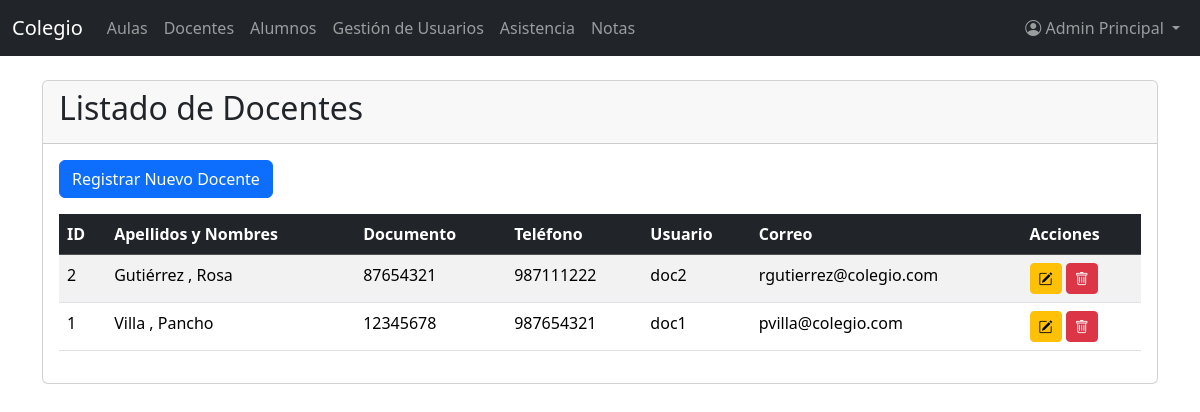
The page /index.php?controller=docente&action=index (signed in) on the database its author committed.
### tables this page shows
CREATE TABLE `docentes` (
  `id` int(11) NOT NULL,
  `usuario_id` int(11) NOT NULL,
  `nombres` varchar(100) NOT NULL,
  `apellido_paterno` varchar(100) NOT NULL,
  `apellido_materno` varchar(100) DEFAULT NULL,
  `documento` varchar(20) DEFAULT NULL,
  `telefono` varchar(20) DEFAULT NULL,
  `direccion` varchar(120) DEFAULT NULL,
  `foto` varchar(200) DEFAULT NULL,
  `anio_ingreso` int(11) DEFAULT NULL
);

CREATE TABLE `usuarios` (
  `id` int(11) NOT NULL,
  `nombres` varchar(100) NOT NULL,
  `apellidos` varchar(100) NOT NULL,
  `dni` varchar(20) DEFAULT NULL,
  `correo` varchar(120) DEFAULT NULL,
  `usuario` varchar(50) NOT NULL,
  `password` varchar(255) NOT NULL,
  `rol` enum('ADMIN','DOCENTE','PADRE') NOT NULL,
  `estado` enum('ACTIVO','INACTIVO') DEFAULT 'ACTIVO',
  `fecha_creacion` timestamp NOT NULL DEFAULT current_timestamp()
);

### controllers/DocenteController.php (called while the page is built, shortened)
<?php
class DocenteController {
    public function index() {
        include_once 'models/Docente.php';
        $database = new Database();
        $db = $database->connect();
        $docente = new Docente($db);
        $stmt = $docente->read();
        $docentes = $stmt->fetchAll(PDO::FETCH_ASSOC);
        include_once 'views/docentes/index.php';
    }
}
?>

### models/Docente.php (called while the page is built, shortened)
<?php
class Docente {
    private $conn;
    private $table = 'docentes';
    public function __construct($db) {
        $this->conn = $db;
    }
    public function read() {
        $query = 'SELECT
            d.id,
            d.nombres,
            d.apellido_paterno,
            d.apellido_materno,
            d.documento,
            d.telefono,
            d.direccion,
            d.anio_ingreso,
            u.usuario,
            u.correo,
            u.estado,
            u.id as usuario_id
        FROM
            ' . $this->table . ' d
        LEFT JOIN
            usuarios u ON d.usuario_id = u.id
        WHERE
            u.estado = \'ACTIVO\'
        ORDER BY
            d.apellido_paterno ASC';
        $stmt = $this->conn->prepare($query);
        $stmt->execute();
        return $stmt;
    }
}
?>

### views/docentes/index.php (the view, shortened to what this page needs)
<?php include_once 'views/layout/header.php'; ?>
<div class="card">
    <div class="card-header">
        <h2 class="card-title">Listado de Docentes</h2>
    </div>
    <div class="card-body">
        <?php if (isset($_SESSION['user_role']) && $_SESSION['user_role'] === 'ADMIN'): ?>
            <a href="index.php?controller=docente&action=create" class="btn btn-primary mb-3">Registrar Nuevo Docente</a>
        <?php endif; ?>
        <div class="table-responsive">
            <table class="table table-striped table-hover">
                <thead class="table-dark">
                    <tr>
                        <th>ID</th>
                        <th>Apellidos y Nombres</th>
                        <th>Documento</th>
                        <th>Teléfono</th>
                        <th>Usuario</th>
                        <th>Correo</th>
                        <?php if (isset($_SESSION['user_role']) && $_SESSION['user_role'] === 'ADMIN'): ?>
                            <th>Acciones</th>
                        <?php endif; ?>
                    </tr>
                </thead>
                <tbody>
                    <?php if (!empty($docentes)): ?>
                        <?php foreach ($docentes as $docente): ?>
                            <tr>
                                <td><?php echo htmlspecialchars($docente['id']); ?></td>
                                <td><?php echo htmlspecialchars($docente['apellido_paterno'] . ' ' . $docente['apellido_materno'] . ', ' . $docente['nombres']); ?></td>
                                <td><?php echo htmlspecialchars($docente['documento']); ?></td>
                                <td><?php echo htmlspecialchars($docente['telefono']); ?></td>
                                <td><?php echo htmlspecialchars($docente['usuario']); ?></td>
                                <td><?php echo htmlspecialchars($docente['correo']); ?></td>
                                <?php if (isset($_SESSION['user_role']) && $_SESSION['user_role'] === 'ADMIN'): ?>
                                    <td>
                                        <a href="index.php?controller=docente&action=edit&id=<?php echo htmlspecialchars($docente['id']); ?>" class="btn btn-warning btn-sm"><i class="bi bi-pencil-square"></i></a>
                                        <a href="index.php?controller=docente&action=delete&id=<?php echo htmlspecialchars($docente['id']); ?>&usuario_id=<?php echo htmlspecialchars($docente['usuario_id']); ?>" class="btn btn-danger btn-sm btn-delete-docente"><i class="bi bi-trash"></i></a>
                                    </td>
                                <?php endif; ?>
                            </tr>
                        <?php endforeach; ?>
                    <?php else: ?>
                        <tr>
                            <td colspan="<?php echo (isset($_SESSION['user_role']) && $_SESSION['user_role'] === 'ADMIN') ? '7' : '6'; ?>" class="text-center">No hay docentes registrados.</td>
                        </tr>
                    <?php endif; ?>
                </tbody>
            </table>
        </div>
    </div>
</div>
<?php include_once 'views/layout/footer.php'; ?>

### rows shown on the page
docentes: id "2", apellido_paterno+apellido_materno+nombres "Gutiérrez , Rosa", documento "87654321", telefono "987111222", usuario.usuario "doc2", usuario.correo "rgutierrez@colegio.com"
docentes: id "1", apellido_paterno+apellido_materno+nombres "Villa , Pancho", documento "12345678", telefono "987654321", usuario.usuario "doc1", usuario.correo "pvilla@colegio.com"

### other values the page prints
$_SESSION['user_name'] "Admin Principal"
